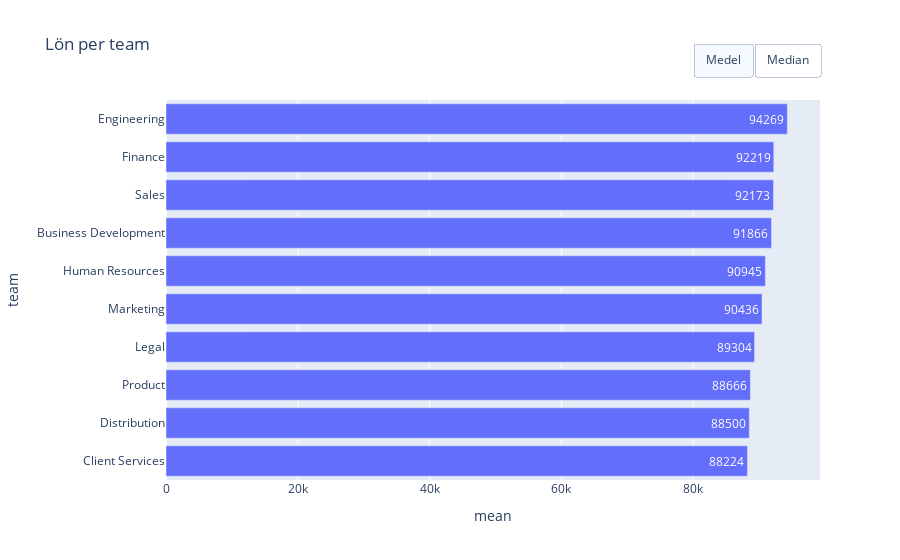

Notebook cell for this chart:
### Code cell
g = df.groupby("team", as_index=False)["salary_usd"].agg(mean="mean", median="median").sort_values("mean")
fig = px.bar(g, y="team", x="mean", orientation="h", text_auto=".0f", title="Lön per team")
fig.update_traces(hovertemplate="%{y}<br>Lön: %{x:,.0f} USD")

fig.update_layout(
    updatemenus=[dict(type="buttons", direction="right", x=1, y=1.15, buttons=[
        dict(label="Medel",  method="update", args=[{"x":[g["mean"]]},  {"xaxis":{"title":"Medellön (USD)"}}]),
        dict(label="Median", method="update", args=[{"x":[g["median"]]},{"xaxis":{"title":"Medianlön (USD)"}}]),
    ])]
)
fig.show()

### Figure 1 — Plotly figure (JSON) as saved in the notebook; plotly's stock layout.template omitted (floating-point values rounded to 4 significant figures)
{"data": [{"hovertemplate": "%{y}<br>Lön: %{x:,.0f} USD", "legendgroup": "", "marker": {"color": "#636efa", "pattern": {"shape": ""}}, "name": "", "orientation": "h", "showlegend": false, "textposition": "auto", "texttemplate": "%{x:.0f}", "type": "bar", "x": [88220.0, 88500.0, 88670.0, 89300.0, 90440.0, 90940.0, 91870.0, 92170.0, 92220.0, 94270.0], "xaxis": "x", "y": ["Client Services", "Distribution", "Product", "Legal", "Marketing", "Human Resources", "Business Development", "Sales", "Finance", "Engineering"], "yaxis": "y"}], "layout": {"barmode": "relative", "legend": {"tracegroupgap": 0}, "title": {"text": "Lön per team"}, "updatemenus": [{"buttons": [{"args": [{"x": [[88220.0, 88500.0, 88670.0, 89300.0, 90440.0, 90940.0, 91870.0, 92170.0, 92220.0, 94270.0]]}, {"xaxis": {"title": "Medellön (USD)"}}], "label": "Medel", "method": "update"}, {"args": [{"x": [[90356, 86842, 88657, 87990.0, 85380.0, 93022, 93997, 91240.0, 88870.0, 95273]]}, {"xaxis": {"title": "Medianlön (USD)"}}], "label": "Median", "method": "update"}], "direction": "right", "type": "buttons", "x": 1, "y": 1.15}], "xaxis": {"anchor": "y", "domain": [0, 1], "title": {"text": "mean"}}, "yaxis": {"anchor": "x", "domain": [0, 1], "title": {"text": "team"}}}}
